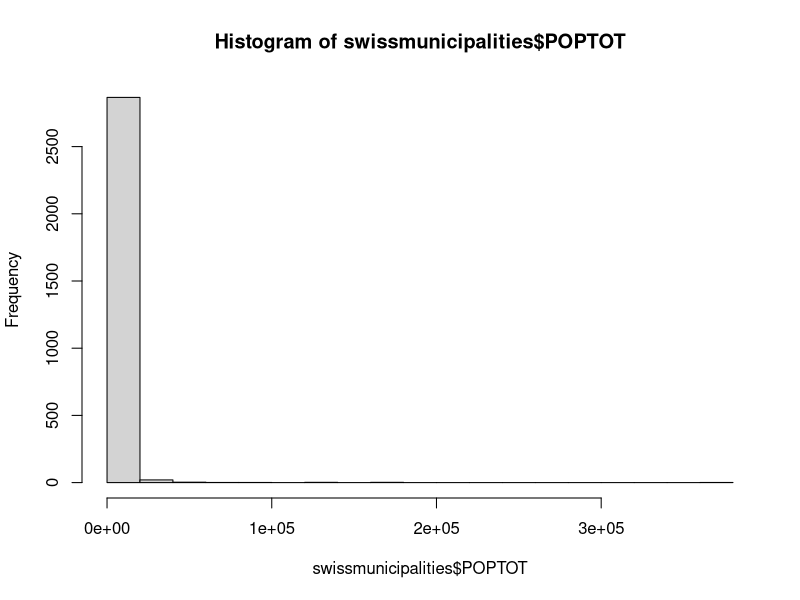

Write R code to recreate this figure.
library(sampling)


### Name: swissmunicipalities
### Title: The Swiss municipalities population
### Aliases: swissmunicipalities
### Keywords: datasets

### ** Examples

data(swissmunicipalities)
hist(swissmunicipalities$POPTOT)
